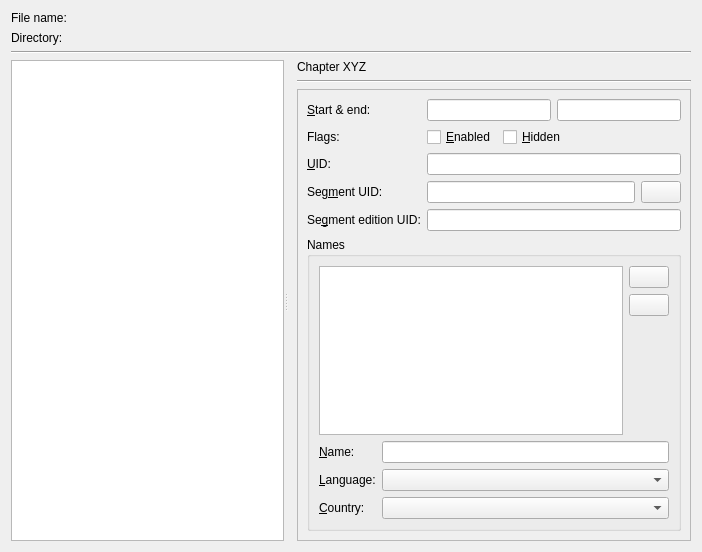
<?xml version="1.0" encoding="UTF-8"?>
<ui version="4.0">
 <class>mtx::gui::Extract::Tab</class>
 <widget class="QWidget" name="mtx::gui::Extract::Tab">
  <property name="geometry">
   <rect>
    <x>0</x>
    <y>0</y>
    <width>702</width>
    <height>552</height>
   </rect>
  </property>
  <property name="windowTitle">
   <string notr="true">Form</string>
  </property>
  <layout class="QVBoxLayout" name="verticalLayout_5">
   <item>
    <layout class="QGridLayout" name="gridLayout">
     <item row="0" column="0">
      <widget class="QLabel" name="fileNameLabel">
       <property name="sizePolicy">
        <sizepolicy hsizetype="Minimum" vsizetype="Preferred">
         <horstretch>0</horstretch>
         <verstretch>0</verstretch>
        </sizepolicy>
       </property>
       <property name="text">
        <string>File name:</string>
       </property>
      </widget>
     </item>
     <item row="0" column="1">
      <widget class="mtx::gui::Util::ElideLabel" name="fileName">
       <property name="sizePolicy">
        <sizepolicy hsizetype="MinimumExpanding" vsizetype="Preferred">
         <horstretch>0</horstretch>
         <verstretch>0</verstretch>
        </sizepolicy>
       </property>
      </widget>
     </item>
     <item row="1" column="0">
      <widget class="QLabel" name="directoryLabel">
       <property name="sizePolicy">
        <sizepolicy hsizetype="Minimum" vsizetype="Preferred">
         <horstretch>0</horstretch>
         <verstretch>0</verstretch>
        </sizepolicy>
       </property>
       <property name="text">
        <string>Directory:</string>
       </property>
      </widget>
     </item>
     <item row="1" column="1">
      <widget class="mtx::gui::Util::ElideLabel" name="directory">
       <property name="sizePolicy">
        <sizepolicy hsizetype="MinimumExpanding" vsizetype="Preferred">
         <horstretch>0</horstretch>
         <verstretch>0</verstretch>
        </sizepolicy>
       </property>
      </widget>
     </item>
    </layout>
   </item>
   <item>
    <widget class="Line" name="line">
     <property name="orientation">
      <enum>Qt::Horizontal</enum>
     </property>
    </widget>
   </item>
   <item>
    <widget class="QSplitter" name="ExtractSplitter">
     <property name="sizePolicy">
      <sizepolicy hsizetype="Expanding" vsizetype="Expanding">
       <horstretch>0</horstretch>
       <verstretch>0</verstretch>
      </sizepolicy>
     </property>
     <property name="orientation">
      <enum>Qt::Horizontal</enum>
     </property>
     <property name="childrenCollapsible">
      <bool>false</bool>
     </property>
     <widget class="mtx::gui::Util::BasicTreeView" name="elements">
      <property name="sizePolicy">
       <sizepolicy hsizetype="Expanding" vsizetype="Expanding">
        <horstretch>0</horstretch>
        <verstretch>0</verstretch>
       </sizepolicy>
      </property>
      <property name="contextMenuPolicy">
       <enum>Qt::CustomContextMenu</enum>
      </property>
      <property name="editTriggers">
       <set>QAbstractItemView::NoEditTriggers</set>
      </property>
      <property name="dragEnabled">
       <bool>true</bool>
      </property>
      <property name="dragDropMode">
       <enum>QAbstractItemView::InternalMove</enum>
      </property>
      <property name="defaultDropAction">
       <enum>Qt::MoveAction</enum>
      </property>
      <property name="headerHidden">
       <bool>false</bool>
      </property>
      <attribute name="headerVisible">
       <bool>true</bool>
      </attribute>
     </widget>
     <widget class="QStackedWidget" name="pageContainer">
      <property name="sizePolicy">
       <sizepolicy hsizetype="Expanding" vsizetype="Expanding">
        <horstretch>0</horstretch>
        <verstretch>0</verstretch>
       </sizepolicy>
      </property>
      <property name="currentIndex">
       <number>2</number>
      </property>
      <widget class="QWidget" name="emptyPage"/>
      <widget class="QWidget" name="editionPage">
       <layout class="QVBoxLayout" name="verticalLayout">
        <property name="leftMargin">
         <number>6</number>
        </property>
        <property name="topMargin">
         <number>0</number>
        </property>
        <property name="rightMargin">
         <number>0</number>
        </property>
        <property name="bottomMargin">
         <number>0</number>
        </property>
        <item>
         <widget class="QLabel" name="lEditionEntry">
          <property name="text">
           <string>Edition entry</string>
          </property>
         </widget>
        </item>
        <item>
         <widget class="Line" name="line_2">
          <property name="orientation">
           <enum>Qt::Horizontal</enum>
          </property>
         </widget>
        </item>
        <item>
         <layout class="QGridLayout" name="gridLayout_2">
          <item row="0" column="0">
           <widget class="QLabel" name="lEdFlags">
            <property name="text">
             <string>Flags:</string>
            </property>
           </widget>
          </item>
          <item row="0" column="1">
           <layout class="QHBoxLayout" name="horizontalLayout_4">
            <item>
             <widget class="QCheckBox" name="cbEdFlagDefault">
              <property name="text">
               <string>&amp;Default</string>
              </property>
             </widget>
            </item>
            <item>
             <widget class="QCheckBox" name="cbEdFlagHidden">
              <property name="text">
               <string>&amp;Hidden</string>
              </property>
             </widget>
            </item>
            <item>
             <widget class="QCheckBox" name="cbEdFlagOrdered">
              <property name="text">
               <string>&amp;Ordered</string>
              </property>
             </widget>
            </item>
            <item>
             <spacer name="horizontalSpacer_2">
              <property name="orientation">
               <enum>Qt::Horizontal</enum>
              </property>
              <property name="sizeHint" stdset="0">
               <size>
                <width>40</width>
                <height>20</height>
               </size>
              </property>
             </spacer>
            </item>
           </layout>
          </item>
          <item row="1" column="0">
           <widget class="QLabel" name="lEdUid">
            <property name="text">
             <string>&amp;UID:</string>
            </property>
            <property name="buddy">
             <cstring>leEdUid</cstring>
            </property>
           </widget>
          </item>
          <item row="1" column="1">
           <widget class="mtx::gui::Util::BasicLineEdit" name="leEdUid"/>
          </item>
         </layout>
        </item>
        <item>
         <spacer name="verticalSpacer">
          <property name="orientation">
           <enum>Qt::Vertical</enum>
          </property>
          <property name="sizeHint" stdset="0">
           <size>
            <width>20</width>
            <height>334</height>
           </size>
          </property>
         </spacer>
        </item>
       </layout>
      </widget>
      <widget class="QWidget" name="chapterPage">
       <layout class="QVBoxLayout" name="verticalLayout_7">
        <property name="topMargin">
         <number>0</number>
        </property>
        <property name="rightMargin">
         <number>0</number>
        </property>
        <property name="bottomMargin">
         <number>0</number>
        </property>
        <item>
         <widget class="mtx::gui::Util::ElideLabel" name="lChapter">
          <property name="text">
           <string notr="true">Chapter XYZ</string>
          </property>
         </widget>
        </item>
        <item>
         <widget class="Line" name="line_3">
          <property name="orientation">
           <enum>Qt::Horizontal</enum>
          </property>
         </widget>
        </item>
        <item>
         <widget class="QScrollArea" name="scrollArea">
          <property name="widgetResizable">
           <bool>true</bool>
          </property>
          <widget class="QWidget" name="scrollAreaWidgetContents">
           <property name="geometry">
            <rect>
             <x>0</x>
             <y>0</y>
             <width>411</width>
             <height>445</height>
            </rect>
           </property>
           <layout class="QVBoxLayout" name="verticalLayout_2">
            <item>
             <layout class="QGridLayout" name="gridLayout_3">
              <item row="0" column="0">
               <widget class="QLabel" name="lChStart">
                <property name="text">
                 <string>&amp;Start &amp;&amp; end:</string>
                </property>
                <property name="buddy">
                 <cstring>leChStart</cstring>
                </property>
               </widget>
              </item>
              <item row="0" column="1">
               <layout class="QHBoxLayout" name="horizontalLayout_2">
                <item>
                 <widget class="mtx::gui::Util::BasicLineEdit" name="leChStart"/>
                </item>
                <item>
                 <widget class="mtx::gui::Util::BasicLineEdit" name="leChEnd"/>
                </item>
               </layout>
              </item>
              <item row="1" column="0">
               <widget class="QLabel" name="lChFlags">
                <property name="text">
                 <string>Flags:</string>
                </property>
               </widget>
              </item>
              <item row="1" column="1">
               <layout class="QHBoxLayout" name="horizontalLayout">
                <item>
                 <widget class="QCheckBox" name="cbChFlagEnabled">
                  <property name="text">
                   <string>&amp;Enabled</string>
                  </property>
                 </widget>
                </item>
                <item>
                 <widget class="QCheckBox" name="cbChFlagHidden">
                  <property name="text">
                   <string>&amp;Hidden</string>
                  </property>
                 </widget>
                </item>
                <item>
                 <spacer name="horizontalSpacer">
                  <property name="orientation">
                   <enum>Qt::Horizontal</enum>
                  </property>
                  <property name="sizeHint" stdset="0">
                   <size>
                    <width>40</width>
                    <height>20</height>
                   </size>
                  </property>
                 </spacer>
                </item>
               </layout>
              </item>
              <item row="2" column="0">
               <widget class="QLabel" name="lChUid">
                <property name="text">
                 <string>&amp;UID:</string>
                </property>
                <property name="buddy">
                 <cstring>leChUid</cstring>
                </property>
               </widget>
              </item>
              <item row="2" column="1">
               <widget class="mtx::gui::Util::BasicLineEdit" name="leChUid"/>
              </item>
              <item row="3" column="0">
               <widget class="QLabel" name="lChSegmentUid">
                <property name="text">
                 <string>Seg&amp;ment UID:</string>
                </property>
                <property name="buddy">
                 <cstring>leChSegmentUid</cstring>
                </property>
               </widget>
              </item>
              <item row="4" column="0">
               <widget class="QLabel" name="lChSegmentEditionUid">
                <property name="text">
                 <string>Se&amp;gment edition UID:</string>
                </property>
                <property name="buddy">
                 <cstring>leChSegmentEditionUid</cstring>
                </property>
               </widget>
              </item>
              <item row="4" column="1">
               <widget class="mtx::gui::Util::BasicLineEdit" name="leChSegmentEditionUid"/>
              </item>
              <item row="3" column="1">
               <layout class="QHBoxLayout" name="horizontalLayout_5">
                <item>
                 <widget class="mtx::gui::Util::BasicLineEdit" name="leChSegmentUid"/>
                </item>
                <item>
                 <widget class="QPushButton" name="pbBrowseSegmentUID">
                  <property name="text">
                   <string/>
                  </property>
                  <property name="icon">
                   <iconset resource="../../qt_resources.qrc">
                    <normaloff>:/icons/16x16/document-open.png</normaloff>:/icons/16x16/document-open.png</iconset>
                  </property>
                 </widget>
                </item>
               </layout>
              </item>
             </layout>
            </item>
            <item>
             <widget class="QGroupBox" name="gbChNames">
              <property name="title">
               <string>Names</string>
              </property>
              <layout class="QVBoxLayout" name="verticalLayout_4">
               <item>
                <layout class="QHBoxLayout" name="horizontalLayout_3">
                 <item>
                  <widget class="mtx::gui::Util::BasicTreeView" name="tvChNames">
                   <property name="dragEnabled">
                    <bool>true</bool>
                   </property>
                   <property name="dragDropMode">
                    <enum>QAbstractItemView::InternalMove</enum>
                   </property>
                   <property name="defaultDropAction">
                    <enum>Qt::MoveAction</enum>
                   </property>
                  </widget>
                 </item>
                 <item>
                  <layout class="QVBoxLayout" name="verticalLayout_3">
                   <item>
                    <widget class="QPushButton" name="pbChAddName">
                     <property name="text">
                      <string/>
                     </property>
                     <property name="icon">
                      <iconset resource="../../qt_resources.qrc">
                       <normaloff>:/icons/16x16/list-add.png</normaloff>:/icons/16x16/list-add.png</iconset>
                     </property>
                    </widget>
                   </item>
                   <item>
                    <widget class="QPushButton" name="pbChRemoveName">
                     <property name="text">
                      <string/>
                     </property>
                     <property name="icon">
                      <iconset resource="../../qt_resources.qrc">
                       <normaloff>:/icons/16x16/list-remove.png</normaloff>:/icons/16x16/list-remove.png</iconset>
                     </property>
                    </widget>
                   </item>
                   <item>
                    <spacer name="verticalSpacer_2">
                     <property name="orientation">
                      <enum>Qt::Vertical</enum>
                     </property>
                     <property name="sizeHint" stdset="0">
                      <size>
                       <width>20</width>
                       <height>40</height>
                      </size>
                     </property>
                    </spacer>
                   </item>
                  </layout>
                 </item>
                </layout>
               </item>
               <item>
                <layout class="QGridLayout" name="gridLayout_4">
                 <item row="0" column="0">
                  <widget class="QLabel" name="lChName">
                   <property name="text">
                    <string>&amp;Name:</string>
                   </property>
                   <property name="buddy">
                    <cstring>leChName</cstring>
                   </property>
                  </widget>
                 </item>
                 <item row="0" column="1">
                  <widget class="mtx::gui::Util::BasicLineEdit" name="leChName"/>
                 </item>
                 <item row="1" column="0">
                  <widget class="QLabel" name="lChNameLanguage">
                   <property name="text">
                    <string>&amp;Language:</string>
                   </property>
                   <property name="buddy">
                    <cstring>cbChNameLanguage</cstring>
                   </property>
                  </widget>
                 </item>
                 <item row="1" column="1">
                  <widget class="mtx::gui::Util::LanguageComboBox" name="cbChNameLanguage"/>
                 </item>
                 <item row="2" column="0">
                  <widget class="QLabel" name="lChNameCountry">
                   <property name="text">
                    <string>&amp;Country:</string>
                   </property>
                   <property name="buddy">
                    <cstring>cbChNameCountry</cstring>
                   </property>
                  </widget>
                 </item>
                 <item row="2" column="1">
                  <widget class="mtx::gui::Util::CountryComboBox" name="cbChNameCountry"/>
                 </item>
                </layout>
               </item>
              </layout>
             </widget>
            </item>
            <item>
             <spacer name="verticalSpacer_3">
              <property name="orientation">
               <enum>Qt::Vertical</enum>
              </property>
              <property name="sizeHint" stdset="0">
               <size>
                <width>20</width>
                <height>13</height>
               </size>
              </property>
             </spacer>
            </item>
           </layout>
          </widget>
         </widget>
        </item>
       </layout>
      </widget>
     </widget>
    </widget>
   </item>
  </layout>
 </widget>
 <customwidgets>
  <customwidget>
   <class>mtx::gui::Util::ElideLabel</class>
   <extends>QLabel</extends>
   <header>mkvtoolnix-gui/util/elide_label.h</header>
   <container>1</container>
  </customwidget>
  <customwidget>
   <class>mtx::gui::Util::BasicTreeView</class>
   <extends>QTreeView</extends>
   <header>mkvtoolnix-gui/util/basic_tree_view.h</header>
  </customwidget>
  <customwidget>
   <class>mtx::gui::Util::BasicLineEdit</class>
   <extends>QLineEdit</extends>
   <header>mkvtoolnix-gui/util/basic_line_edit.h</header>
  </customwidget>
  <customwidget>
   <class>mtx::gui::Util::LanguageComboBox</class>
   <extends>QComboBox</extends>
   <header>mkvtoolnix-gui/util/language_combo_box.h</header>
  </customwidget>
  <customwidget>
   <class>mtx::gui::Util::CountryComboBox</class>
   <extends>QComboBox</extends>
   <header>mkvtoolnix-gui/util/country_combo_box.h</header>
  </customwidget>
 </customwidgets>
 <tabstops>
  <tabstop>elements</tabstop>
  <tabstop>cbEdFlagDefault</tabstop>
  <tabstop>cbEdFlagHidden</tabstop>
  <tabstop>cbEdFlagOrdered</tabstop>
  <tabstop>leEdUid</tabstop>
  <tabstop>scrollArea</tabstop>
  <tabstop>leChStart</tabstop>
  <tabstop>leChEnd</tabstop>
  <tabstop>cbChFlagEnabled</tabstop>
  <tabstop>cbChFlagHidden</tabstop>
  <tabstop>leChUid</tabstop>
  <tabstop>leChSegmentUid</tabstop>
  <tabstop>pbBrowseSegmentUID</tabstop>
  <tabstop>leChSegmentEditionUid</tabstop>
  <tabstop>tvChNames</tabstop>
  <tabstop>pbChAddName</tabstop>
  <tabstop>pbChRemoveName</tabstop>
  <tabstop>leChName</tabstop>
  <tabstop>cbChNameLanguage</tabstop>
  <tabstop>cbChNameCountry</tabstop>
 </tabstops>
 <resources>
  <include location="../../qt_resources.qrc"/>
 </resources>
 <connections/>
 <slots>
  <slot>itemSelected(QModelIndex)</slot>
 </slots>
</ui>
